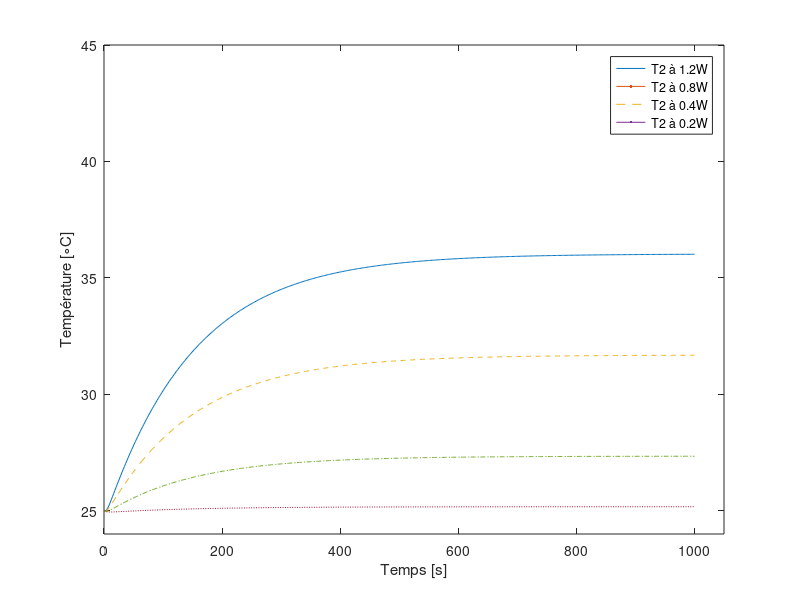

Source code (MATLAB): (Note: this script raises an error after producing the figure.)
addpath("simuTempCourbe");
% ignorer la permiere rangée
T = csvread('simulation_data_1.2W.csv',1,0);
% première colonnes c'est le temps
temps = T(:,1);
T2_12 = T(:,3);

A = csvread('simulation_data_0.8W.csv',1,0);
T2_08 = A(:,3);

B = csvread('simulation_data_0.4W.csv',1,0);
T2_04 = B(:,3);

D = csvread('simulation_data_0.2W.csv',1,0);
T2_02 = D(:,3);

%% fabrication des figures
%% fabrication des figures
plot(temps,T2_12,'-',LineWidth=3);
%title("Réponses à l'échelon pour T2")
hold on
plot(temps,T2_08,'--',LineWidth=3);
plot(temps,T2_04,'-.',LineWidth=3);
plot(temps, T2_02, ':',LineWidth=3);
ylim([24 45]);
xlim([0 1050]);
ylabel('Température [{\circ}C]')
xlabel('Temps [s]')
legend('T2 à 1.2W','T2 à 0.8W','T2 à 0.4W','T2 à 0.2W')
colororder("reef")
fontsize(gcf,scale=1.3)
hold off
